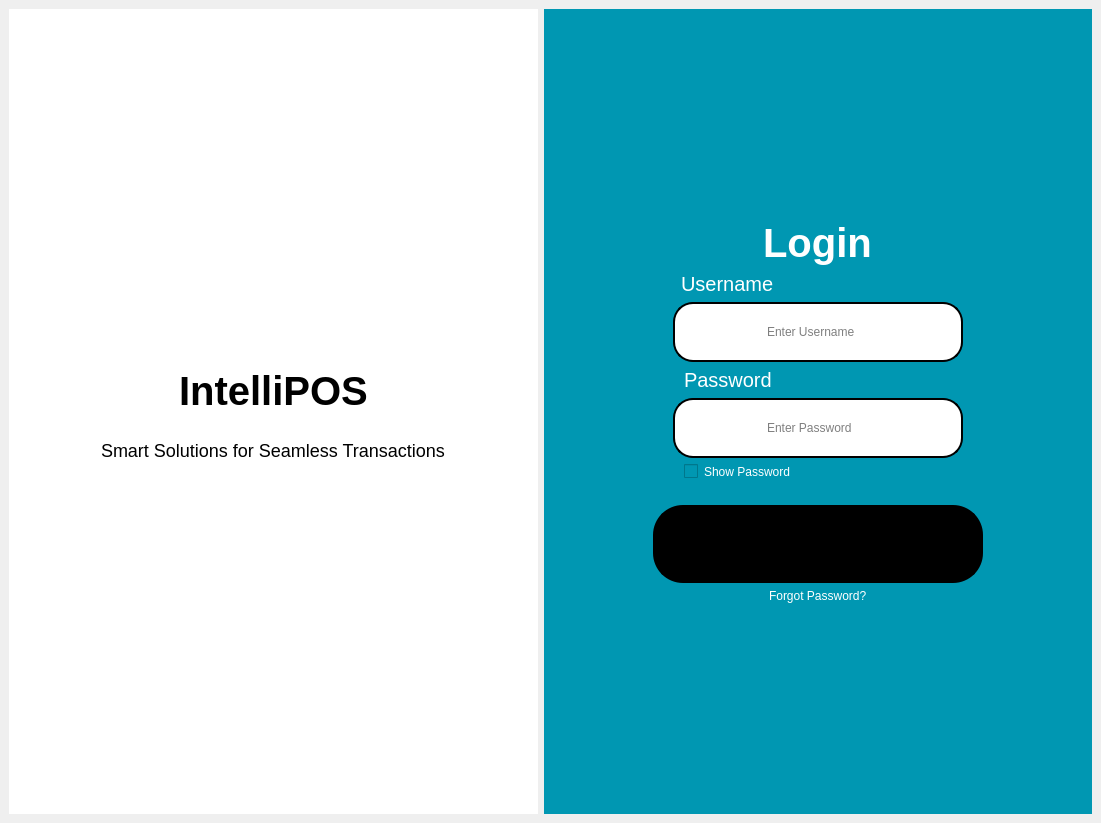
<?xml version="1.0" encoding="UTF-8"?>
<ui version="4.0">
 <class>LoginWindow</class>
 <widget class="QMainWindow" name="LoginWindow">
  <property name="geometry">
   <rect>
    <x>0</x>
    <y>0</y>
    <width>1101</width>
    <height>823</height>
   </rect>
  </property>
  <property name="sizePolicy">
   <sizepolicy hsizetype="Expanding" vsizetype="Expanding">
    <horstretch>0</horstretch>
    <verstretch>0</verstretch>
   </sizepolicy>
  </property>
  <property name="windowTitle">
   <string>MainWindow</string>
  </property>
  <widget class="QWidget" name="logincentralwidget">
   <layout class="QGridLayout" name="gridLayout">
    <item row="0" column="0">
     <widget class="QWidget" name="widget" native="true">
      <property name="styleSheet">
       <string notr="true">background-color:white;</string>
      </property>
      <layout class="QVBoxLayout" name="verticalLayout">
       <item alignment="Qt::AlignmentFlag::AlignHCenter">
        <widget class="QLabel" name="logo">
         <property name="sizePolicy">
          <sizepolicy hsizetype="MinimumExpanding" vsizetype="MinimumExpanding">
           <horstretch>0</horstretch>
           <verstretch>0</verstretch>
          </sizepolicy>
         </property>
         <property name="styleSheet">
          <string notr="true"/>
         </property>
         <property name="text">
          <string/>
         </property>
         <property name="pixmap">
          <pixmap>../assets/Logo3.png</pixmap>
         </property>
        </widget>
       </item>
       <item alignment="Qt::AlignmentFlag::AlignHCenter">
        <widget class="QLabel" name="IntelliPOSTitle">
         <property name="styleSheet">
          <string notr="true">font-weight:bold;
font-size:40px;
color:black;
margin-bottom:20px;</string>
         </property>
         <property name="text">
          <string>IntelliPOS</string>
         </property>
        </widget>
       </item>
       <item alignment="Qt::AlignmentFlag::AlignHCenter">
        <widget class="QLabel" name="taglineText">
         <property name="styleSheet">
          <string notr="true">color:black;
font-size:18px;</string>
         </property>
         <property name="text">
          <string>Smart Solutions for Seamless Transactions</string>
         </property>
        </widget>
       </item>
       <item>
        <spacer name="verticalSpacer_7">
         <property name="orientation">
          <enum>Qt::Orientation::Vertical</enum>
         </property>
         <property name="sizeHint" stdset="0">
          <size>
           <width>20</width>
           <height>40</height>
          </size>
         </property>
        </spacer>
       </item>
      </layout>
     </widget>
    </item>
    <item row="0" column="1">
     <widget class="QWidget" name="widget_2" native="true">
      <property name="styleSheet">
       <string notr="true">background-color:#0097B2;</string>
      </property>
      <layout class="QVBoxLayout" name="verticalLayout_2">
       <item>
        <spacer name="verticalSpacer_2">
         <property name="orientation">
          <enum>Qt::Orientation::Vertical</enum>
         </property>
         <property name="sizeHint" stdset="0">
          <size>
           <width>20</width>
           <height>291</height>
          </size>
         </property>
        </spacer>
       </item>
       <item alignment="Qt::AlignmentFlag::AlignHCenter">
        <widget class="QLabel" name="loginText">
         <property name="styleSheet">
          <string notr="true">font-weight:bold;
color:white;
font-size:40px;</string>
         </property>
         <property name="text">
          <string>Login</string>
         </property>
        </widget>
       </item>
       <item>
        <spacer name="verticalSpacer_3">
         <property name="orientation">
          <enum>Qt::Orientation::Vertical</enum>
         </property>
         <property name="sizeHint" stdset="0">
          <size>
           <width>20</width>
           <height>40</height>
          </size>
         </property>
        </spacer>
       </item>
       <item alignment="Qt::AlignmentFlag::AlignHCenter">
        <widget class="QLabel" name="usernameText">
         <property name="styleSheet">
          <string notr="true">color:white;
font-size:20px;
margin-right:180px;</string>
         </property>
         <property name="text">
          <string>Username</string>
         </property>
        </widget>
       </item>
       <item alignment="Qt::AlignmentFlag::AlignHCenter">
        <widget class="QLineEdit" name="usernameField">
         <property name="styleSheet">
          <string notr="true">padding-left:90px;
padding-right:90px;
padding-top:20px;
padding-bottom:20px;
background-color:white;
margin-left:120px;
margin-right:120px;
color:black;
 border: 2px solid black;
 border-radius: 20px;</string>
         </property>
         <property name="placeholderText">
          <string>Enter Username</string>
         </property>
        </widget>
       </item>
       <item>
        <spacer name="verticalSpacer_4">
         <property name="orientation">
          <enum>Qt::Orientation::Vertical</enum>
         </property>
         <property name="sizeHint" stdset="0">
          <size>
           <width>20</width>
           <height>40</height>
          </size>
         </property>
        </spacer>
       </item>
       <item alignment="Qt::AlignmentFlag::AlignHCenter">
        <widget class="QLabel" name="paswordText">
         <property name="styleSheet">
          <string notr="true">color:white;
font-size:20px;
margin-right:180px;</string>
         </property>
         <property name="text">
          <string>Password</string>
         </property>
        </widget>
       </item>
       <item>
        <spacer name="verticalSpacer_5">
         <property name="orientation">
          <enum>Qt::Orientation::Vertical</enum>
         </property>
         <property name="sizeHint" stdset="0">
          <size>
           <width>20</width>
           <height>40</height>
          </size>
         </property>
        </spacer>
       </item>
       <item alignment="Qt::AlignmentFlag::AlignHCenter">
        <widget class="QLineEdit" name="passwordField">
         <property name="styleSheet">
          <string notr="true">padding-left:90px;
padding-right:90px;
padding-top:20px;
padding-bottom:20px;
background-color:white;
margin-left:120px;
margin-right:120px;
color:black;
 border: 2px solid black;
 border-radius: 20px;</string>
         </property>
         <property name="text">
          <string/>
         </property>
         <property name="echoMode">
          <enum>QLineEdit::EchoMode::Password</enum>
         </property>
         <property name="placeholderText">
          <string>Enter Password</string>
         </property>
        </widget>
       </item>
       <item>
        <spacer name="verticalSpacer_11">
         <property name="orientation">
          <enum>Qt::Orientation::Vertical</enum>
         </property>
         <property name="sizeHint" stdset="0">
          <size>
           <width>20</width>
           <height>40</height>
          </size>
         </property>
        </spacer>
       </item>
       <item alignment="Qt::AlignmentFlag::AlignHCenter">
        <widget class="QCheckBox" name="showPasswordCheckbox">
         <property name="styleSheet">
          <string notr="true">margin-right:160px;
color:white;</string>
         </property>
         <property name="text">
          <string>Show Password</string>
         </property>
        </widget>
       </item>
       <item>
        <spacer name="verticalSpacer_6">
         <property name="orientation">
          <enum>Qt::Orientation::Vertical</enum>
         </property>
         <property name="sizeHint" stdset="0">
          <size>
           <width>20</width>
           <height>40</height>
          </size>
         </property>
        </spacer>
       </item>
       <item alignment="Qt::AlignmentFlag::AlignHCenter">
        <widget class="QLabel" name="errordisplayLabel">
         <property name="styleSheet">
          <string notr="true">color:red;</string>
         </property>
         <property name="text">
          <string/>
         </property>
        </widget>
       </item>
       <item>
        <spacer name="verticalSpacer_10">
         <property name="orientation">
          <enum>Qt::Orientation::Vertical</enum>
         </property>
         <property name="sizeHint" stdset="0">
          <size>
           <width>20</width>
           <height>40</height>
          </size>
         </property>
        </spacer>
       </item>
       <item>
        <widget class="QPushButton" name="loginButton">
         <property name="styleSheet">
          <string notr="true">padding: 20px, 30px, 20px, 30px;
margin-left:100px;
margin-right:100px;
font-size:20px;
background-color:black;
 border: 2px solid black;
 border-radius: 30px;</string>
         </property>
         <property name="text">
          <string>Login</string>
         </property>
        </widget>
       </item>
       <item>
        <spacer name="verticalSpacer_9">
         <property name="orientation">
          <enum>Qt::Orientation::Vertical</enum>
         </property>
         <property name="sizeHint" stdset="0">
          <size>
           <width>20</width>
           <height>40</height>
          </size>
         </property>
        </spacer>
       </item>
       <item>
        <spacer name="verticalSpacer_8">
         <property name="orientation">
          <enum>Qt::Orientation::Vertical</enum>
         </property>
         <property name="sizeHint" stdset="0">
          <size>
           <width>20</width>
           <height>40</height>
          </size>
         </property>
        </spacer>
       </item>
       <item alignment="Qt::AlignmentFlag::AlignHCenter">
        <widget class="QLabel" name="forgotpasswordText">
         <property name="styleSheet">
          <string notr="true">color:white;</string>
         </property>
         <property name="text">
          <string>Forgot Password?</string>
         </property>
        </widget>
       </item>
       <item>
        <spacer name="verticalSpacer">
         <property name="orientation">
          <enum>Qt::Orientation::Vertical</enum>
         </property>
         <property name="sizeHint" stdset="0">
          <size>
           <width>20</width>
           <height>290</height>
          </size>
         </property>
        </spacer>
       </item>
      </layout>
     </widget>
    </item>
   </layout>
  </widget>
 </widget>
 <resources/>
 <connections/>
</ui>
